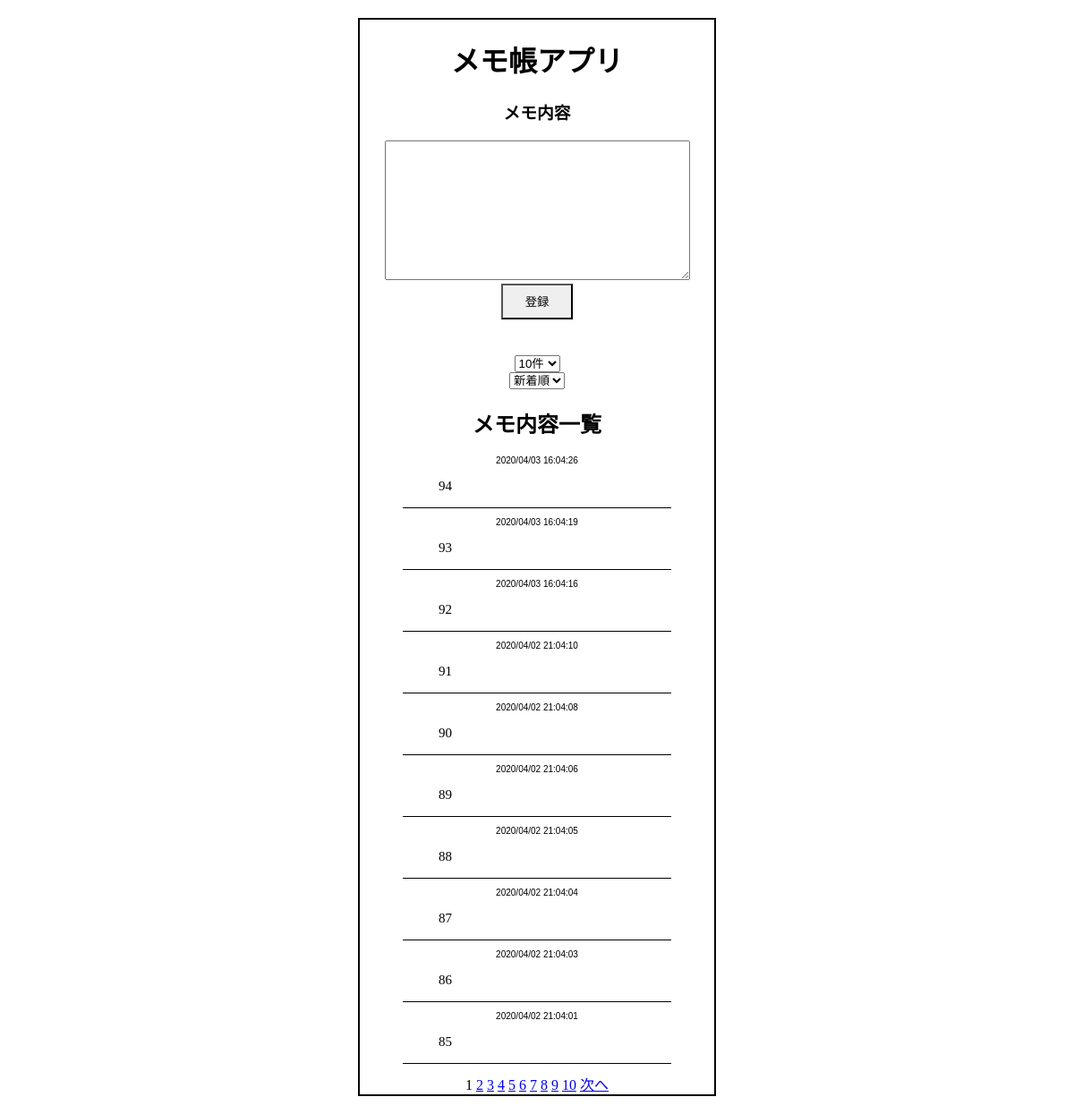
Before: / with the older database file.
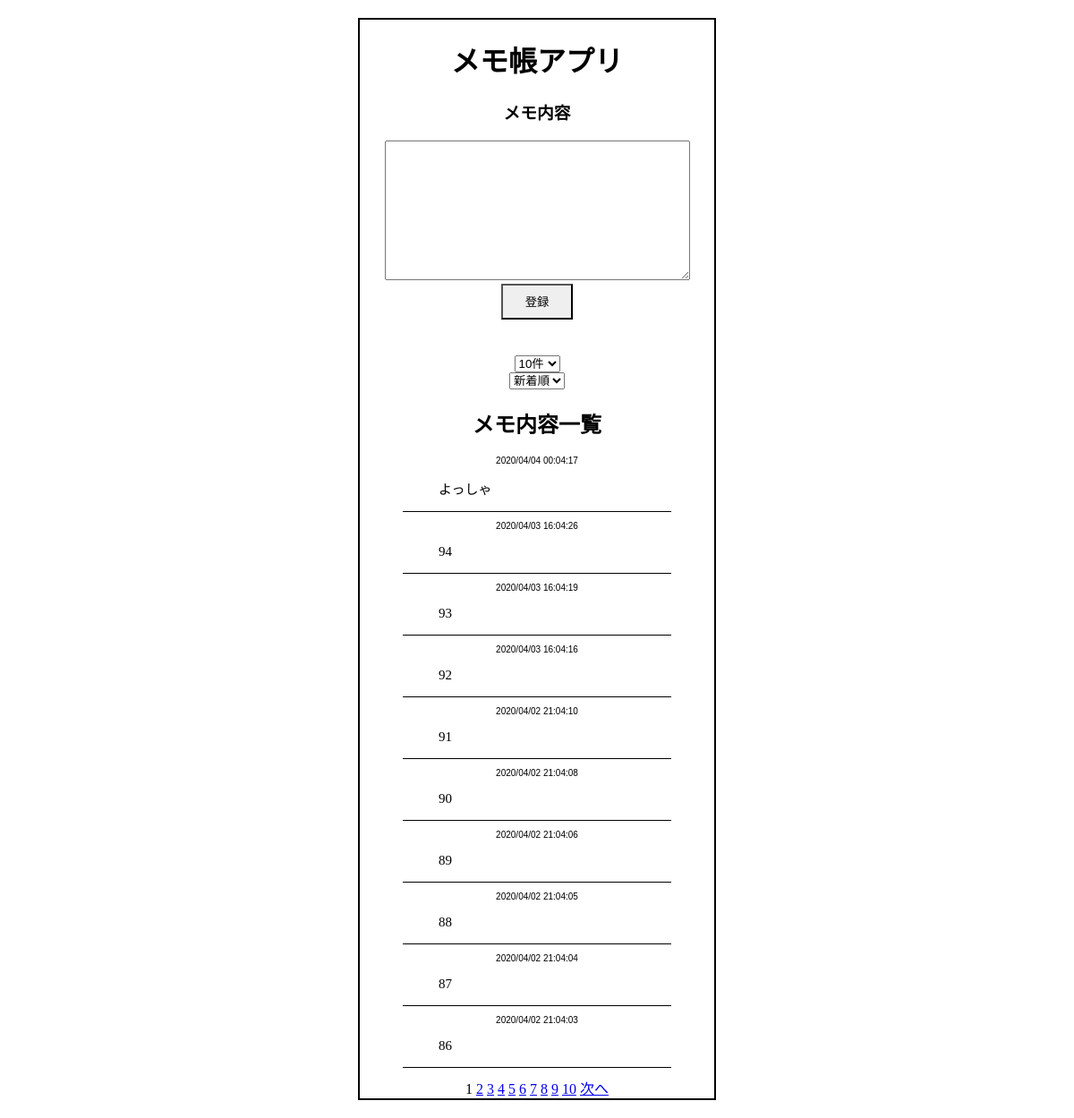
After: the same page with the newer database file.
### memo_app/models.py (models this page shows, shortened)
class Memo(models.Model):
    content = models.CharField(max_length=2000)
    update_datetime = models.DateTimeField(auto_now_add=True)

### memo_app/views.py (the view)
# urls.py: path('', views.index, name='index'),
def index(request, now_page=1):
    if 'record_number' in request.session:
        record_number = request.session['record_number']
    else:
        record_number = 10
    record_number_form = RecordNumberForm()
    record_number_form.initial = {'record_number': str(record_number)}
    if 'order_option' in request.session:
        order_option = request.session['order_option']
    else:
        order_option = 'new'
    order_option_form = SortForm()
    order_option_form.initial ={'order_option': str(order_option)}
    if order_option == 'new':
        memos = Memo.objects.all().order_by('update_datetime').reverse()
    else:
        memos = Memo.objects.all().order_by('update_datetime')
    page = Paginator(memos, record_number)
    params = {
        'page': page.get_page(now_page),
        'form': PostForm(),
        'record_number_form': record_number_form,
        'order_option_form': order_option_form,
}
    return render(request, 'index.html', params)

### memo_app/forms.py
class PostForm(forms.ModelForm):
    class Meta:
        model = Memo
        fields = ['content']
        widgets = {
            'content': forms.Textarea
        }

class RecordNumberForm(forms.Form):
    record_number = forms.ChoiceField(
        widget=forms.Select(attrs={'onchange': 'submit(this.form)'}),
        choices=CHOICE_FIELD_RECODE_NUMBERS
    )

### memo_app/templates/index.html (shortened to what this page needs)
 {% extends "layout.html" %}
 {% block content %}
    <h1>メモ帳アプリ</h1>
    <div class="memo-form">
      <h3>メモ内容</h3>
      <form action="{% url 'post' %}" method="post">
        <div class="text-memo">
          {{ form.content }}
        </div>
        <div class="post-form">
            <input id='submit-button' type="submit" value="登録" class="post-botton">
        </div>
      </form>
    </div>
    <form action="{% url 'set_record_number' %}" method="post">
        <div class="slct01">
            {{ record_number_form.record_number }}
        </div>
    </form>
    <form action="{% url 'set_order_option' %}" method="post">
        <div class="slct02">
            {{ order_option_form.order_option }}
        </div>
    </form>
  <div class="top_box">
    <h2>メモ内容一覧</h2>
    {% for memo in page %}
    <div class="memo_contents">
      <p class="time">{{ memo.update_datetime|date:"Y/m/d H:m:s" }}</p>
      <p class="contents">{{ memo.content }}</p>
    </div>
    {% endfor %}
  </div>
  <div class="pagination">
    {% for num in page.paginator.page_range %}
        {% if page.number == num %}
            <span class="current">{{ page.number }}</span>
        {% else %}
            <a href="{% url 'index' %}{{ num }}">{{ num }}</a>
        {% endif %}
    {% endfor %}
    {% if page.has_next %}
    <a href="{% url 'index' %}{{ page.next_page_number }}">次へ</a>
    {% endif %}
  </div>
</body>
{% endblock %}

### memo_app/templates/layout.html (shortened to what this page needs)
{% load static %}
<!DOCTYPE HTML>
<html>
<head>
    <link rel="stylesheet" href="{% static 'style.css' %}">
</head>
<body>
    {% block content %}{% endblock %}
</body>
</html>

### memo_app/static/style.css (style rules this page uses)
body { text-align:center; border:2px solid #000; margin:20px 400px; }
h1 { font-family:serif; }
.post-form { margin:0 auto; height:80px; }
#submit-button { height:40px; width:80px; border-radius: 0; }
.memo_contents { margin:10px auto; border-bottom: 0.5px solid #000; width:300px; }
.time { font-size: 10px; font-family: sans-serif; }
.contents { text-align:left; padding-left:40px; font-size: 15px; font-family:serif; }

Changed rows visible on the page:
no longer on this page (row unchanged): Memo: update_datetime "2020/04/02 21:04:01", content "85"
added Memo: update_datetime "2020/04/04 00:04:17", content "よっしゃ"
